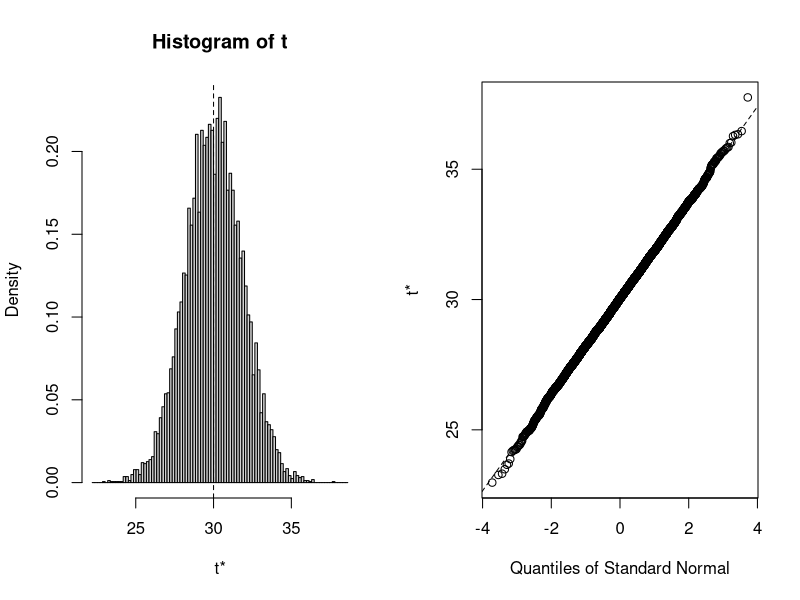

Here is the R script that generated this plot:
samplemean <- function(x, d) {
  return(mean(x[d]))
}

samplemedian <- function(x, d) {
  return(median(x[d]))
}
library(boot)
x=seq(10,50,1)
b = boot(x, samplemedian, R=1000)           # 1000 replications
print(sd(b$t[,1]))
median(x)

b = boot(x, samplemean, R=10000)           # 1000 replications
plot(b)

